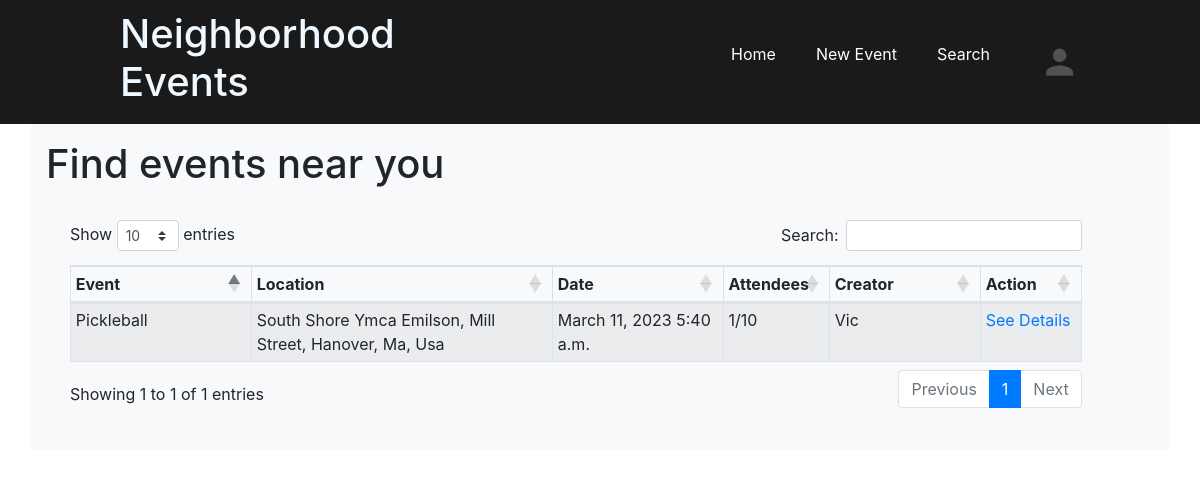
The app's page /search (signed in) with its own data.
### neighborhood_events_app/models.py (models this page shows, shortened)
class Event(models.Model):
    title = models.CharField(max_length=255)
    date = models.DateField()
    time = models.TimeField()
    max_attendees = models.IntegerField()
    information = models.CharField(max_length=255)
    location = models.CharField(max_length=255)
    created_at = models.DateTimeField(auto_now_add=True)
    updated_at = models.DateTimeField(auto_now=True)
    objects = EventManager()
    user = models.ForeignKey(User, related_name= "events", on_delete=models.CASCADE)
    attendees = models.ManyToManyField(User, related_name="attendees")
    number_of_attendees = models.IntegerField()

class User(models.Model):
    first_name = models.CharField(max_length=255)
    last_name = models.CharField(max_length=255)
    email = models.CharField(max_length=255)
    password = models.CharField(max_length=255)
    dob = models.DateField(null=True)
    secret_question = models.CharField(max_length=255)
    secret_answer = models.CharField(max_length=255)
    created_at = models.DateTimeField(auto_now_add=True)
    updated_at = models.DateTimeField(auto_now=True)
    objects = UserManager()

### neighborhood_events_app/views.py (the view)
# urls.py: path('search', views.search),
def search(request):
    if 'id' not in request.session:
        return redirect('/login')
    context = {
        "all_events" : Event.objects.exclude(user=User.objects.get(id=request.session['id'])),
        "user" : User.objects.get(id=request.session['id'])
    }
    return render(request, 'search.html', context)

### neighborhood_events_app/templates/search.html (shortened to what this page needs)
{% extends 'base.html' %}
{% block content %}
<body>
    <h1>Find events near you</h1>
    <div class="d-flex col-12 p-4">
        <table class="table table-striped table-bordered table-sm" id="sortTable3">
            <colgroup>
                <col span="1" style="width:18%">
                <col span="1" style="width:30%">
                <col span="1" style="width:17%">
                <col span="1" style="width:10%">
                <col span="1" style="width:15%">
                <col span="1" style="width:10%">
            </colgroup>
            <thead>
                <th>Event</th>
                <th>Location</th>
                <th>Date</th>
                <th>Attendees</th>
                <th>Creator</th>
                <th>Action</th>
            </thead>
            <tbody>
                {% if filtered_events %}
                    {% for filtered_event in filtered_events %}
                        <tr>
                            <td>{{filtered_event.title}}</td>
                            <td>{{filtered_event.location}}</td>
                            <td>{{filtered_event.date}} {{filtered_event.time}}</td>
                            {% if filtered_event.number_of_attendees == filtered_event.max_attendees %}
                                <td>FULL</td>
                            {% else %}
                                <td>{{filtered_event.number_of_attendees}}/{{filtered_event.max_attendees}}</td>
                            {% endif %}
                            <td>{{filtered_event.user.first_name}}</td>
                            <td><a href="/view_event/{{event.id}}">See Details</a></td>
                        </tr>
                    {% endfor %}
                    {% else %}
                    {% for event in all_events %}
                    <tr>
                        <td>{{event.title}}</td>
                        <td>{{event.location}}</td>
                        <td>{{event.date}} {{event.time}}</td>
                        {% if event.number_of_attendees == event.max_attendees %}
                            <td>FULL</td>
                        {% else %}
                            <td>{{event.number_of_attendees}}/{{event.max_attendees}}</td>
                        {% endif %}
                        <td>{{event.user.first_name}}</td>
                        <td><a href="/view_event/{{event.id}}">See Details</a></td>
                    </tr>
                    {% endfor %}
                {% endif %}
            </tbody>
        </table>
    </div>
</body>
{% endblock %}

### neighborhood_events_app/static/css/style.css (style rules this page uses)
body { height: 100%; width: 100%; margin: 0; padding: 0; }
* { margin: 0; padding: 0; box-sizing: border-box; }

### records on screen
Event: title "Pickleball", location "South Shore Ymca Emilson, Mill Street, Hanover, Ma, Usa", date "March 11, 2023", time "5:40 a.m.", number_of_attendees "1", max_attendees "10", user.first_name "Vic"
